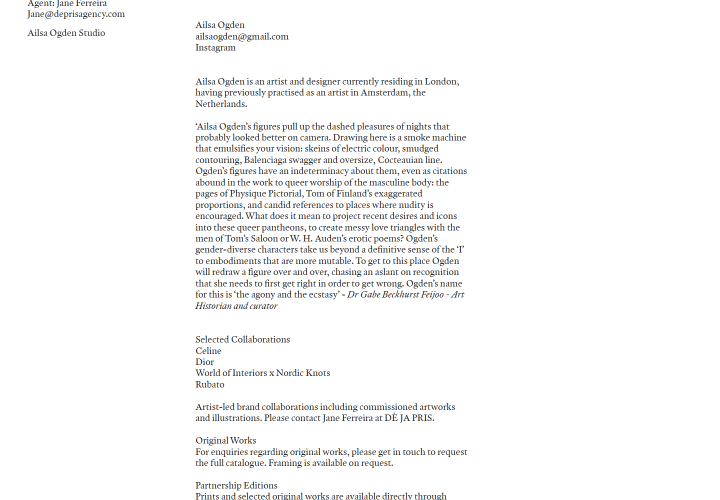
#> input picture _build/refs/shots/ailsaogden-desk-mid.png, 1440 x 1000 px (shown at 1/2 size); its folder holds only this picture in this run
$ python -i crop.py   (imports and definitions only)
#> lines starting #> are read from the running program, lines starting #| are printed output that depends on the picture
"""Crop each artwork photograph to the painting itself.

Why: her photographs are documentary — the painting sits on a wall with a wide
margin of wall around it. In the portfolio PDF that margin reads as a gallery
page. On the web it wastes the tile and makes every work small. The references
she sent all show the work filling the frame.

Method: sample the wall colour from the photograph's border, mask everything
that differs from it, then take the largest contiguous run of rows and of
columns that are mostly non-wall. Validated: reject any crop that is implausibly
small, implausibly large, or a silly aspect, and fall back to the whole photo.

Every result is written to a contact sheet so it can be checked by eye before
anything reaches the site.
"""
import os
from PIL import Image, ImageFilter, ImageDraw

SRC = r"C:/Users/maxhe/AppData/Local/hermes/cache/scratch/anna_art"
OUT = r"C:/Users/maxhe/AppData/Local/hermes/cache/scratch/anna_crop"
# [1 line not run here, left out]

SLUGS = ["tennis", "since-daisies", "pear-juice", "sunset-florida-man", "personal-highway",
         "sounding-yellow-bell", "entry-line", "buster", "garbage-collector", "sesick",
         "wonder-bus", "jarvis-tea", "machine-for-wilting", "electric-fence", "hive-knot",
         "depot-drawers", "sweetie-snow-cap", "huckleberry-bush", "purple-propeller", "gosha"]

PAD = 0.012      # pad each side, as a fraction of the longer side of the crop
THRESH = 20      # per-channel difference from the wall that counts as "not wall"
ROW_FRAC = 0.30  # a row/column counts as content when this share of it differs
MIN_AREA = 0.30  # reject a crop smaller than this share of the photo
MAX_AREA = 0.985


def wall_colour(im):
    """Median colour of a 2.5%-wide frame around the photograph."""
    w, h = im.size
    b = max(3, int(min(w, h) * 0.025))
    small = im.resize((max(1, w // 4), max(1, h // 4)))
    sw, sh = small.size
    sb = max(1, b // 4)
    px = small.load()
    vals = []
    for y in range(sh):
        for x in range(sw):
            if x < sb or y < sb or x >= sw - sb or y >= sh - sb:
                vals.append(px[x, y])
    if not vals:
        return (255, 255, 255)
    vals.sort(key=lambda c: c[0] + c[1] + c[2])
    return vals[len(vals) // 2]


def largest_run(flags):
    """Longest contiguous run of True."""
    best = (0, -1)
    s = None
    for i, f in enumerate(flags + [False]):
        if f and s is None:
            s = i
        elif not f and s is not None:
            if i - s > best[1] - best[0] + 1:
                best = (s, i - 1)
            s = None
    return best


def detect_once(im, box_hint=None):
    """One pass: find the content box inside im (or inside box_hint)."""
    if box_hint:
        im = im.crop(box_hint)
    W, H = im.size
    wall = wall_colour(im)
    sc = 380 / max(W, H)
    if sc < 1:
        small = im.resize((max(1, round(W * sc)), max(1, round(H * sc))), Image.LANCZOS)
    else:
        small = im
        sc = 1
    sw, sh = small.size
    g = small.convert("L")
    wall_l = Image.new("L", small.size, int(0.299 * wall[0] + 0.587 * wall[1] + 0.114 * wall[2]))
    from PIL import ImageChops
    diff = ImageChops.difference(g, wall_l).filter(ImageFilter.GaussianBlur(1.2))
    px = diff.load()

    rows = [sum(1 for x in range(sw) if px[x, y] > THRESH) / sw > ROW_FRAC for y in range(sh)]
    cols = [sum(1 for y in range(sh) if px[x, y] > THRESH) / sh > ROW_FRAC for x in range(sw)]
    y0, y1 = largest_run(rows)
    x0, x1 = largest_run(cols)
    if y1 < y0 or x1 < x0:
        return None, wall, "no content run found"
    k = 1 / sc
    b = [x0 * k, y0 * k, (x1 + 1) * k, (y1 + 1) * k]
    if box_hint:
        b = [b[0] + box_hint[0], b[1] + box_hint[1], b[2] + box_hint[0], b[3] + box_hint[1]]
    return b, wall, "ok"


def detect(path):
    """Single pass, with the wall re-sampled from a 2% inset frame rather than
    the photograph's outer border. On these photographs the outer border often
    sits in shadow, so sampling it reads the wall as darker than it is and
    leaves a band behind. Sampling from just inside avoids that.

    A second re-entrant pass was tried and over-cropped badly (it cut
    Garbage Collector to a horizontal band and Wonder bus to a strip), so the
    detection stays single-pass and its results are checked on a contact sheet.
    """
#> called with path = 'refs/shots/ailsaogden-desk-mid.png'
    im = Image.open(path).convert("RGB")
#> im is the input picture: PIL image 1440x1000 RGB; mean R, G, B 248.3, 248.3, 248.3
    W, H = im.size
#> W = 1440; H = 1000
    ix, iy = W * 0.02, H * 0.02
#> ix = 28.8; iy = 20
    b1, wall, why = detect_once(im, [ix, iy, W - ix, H - iy])
#> in detect_once, `im = im.crop(box_hint)`:
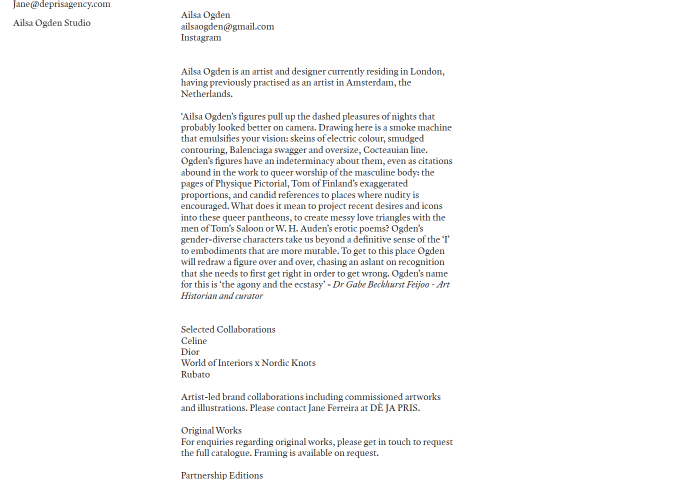
#> im: PIL image 1382x960 RGB (shown at 1/2 size); mean R, G, B 248.1, 248.1, 248.1
#> in wall_colour, `small = im.resize((max(1, w // 4), max(1, h // 4)))`:
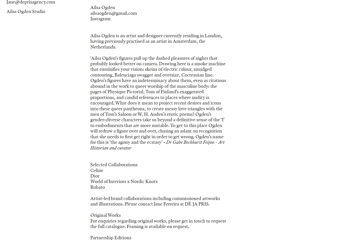
#> small: PIL image 345x240 RGB; mean R, G, B 247.9, 247.9, 247.9
#> after the loop in wall_colour, `for y in range(sh):`: vals = 6876 items, first 6: (255, 255, 255), (255, 255, 255), (255, 255, 255), (255, 255, 255), (255, 255, 255), (255, 255, 255)
#> in detect_once, `wall = wall_colour(im)`: wall = (255, 255, 255)
#> in detect_once, `small = im.resize((max(1, round(W * sc)), max(1, round(H * sc))), Imag..`:
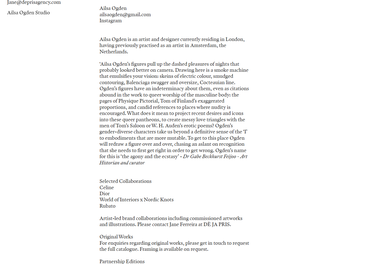
#> small: PIL image 380x264 RGB; mean R, G, B 247.7, 247.7, 247.7
#> in detect_once, `wall_l = Image.new("L", small.size, int(0.299 * wall[0] + 0.587 * wall..`: wall_l: PIL image 380x264 L; every value is 255
#> in detect_once, `diff = ImageChops.difference(g, wall_l).filter(ImageFilter.GaussianBlu..`:
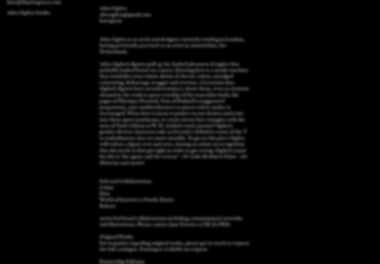
#> diff: PIL image 380x264 L; min 0, max 75, mean 7.3
#> in detect_once, `rows = [sum(1 for x in range(sw) if px[x, y] > THRESH) / sw > ROW_FRAC..`: rows = 264 items, first 6: False, False, False, False, False, False
#> in detect_once, `cols = [sum(1 for y in range(sh) if px[x, y] > THRESH) / sh > ROW_FRAC..`: cols = 380 items, first 6: False, False, False, False, False, False
#> the loop in largest_run, `for i, f in enumerate(flags + [False]):` made 265 passes
#> (f, best) on pass 43: (False, (38, 41))
#> f on passes 1 to 6: False, False, False, False, False, False
#> in detect_once, `y0, y1 = largest_run(rows)`: y0 = 68; y1 = 72
#> the loop in largest_run (call 2), `for i, f in enumerate(flags + [False]):` made 381 passes
#> s on pass 100: 99
#> best on pass 231: (99, 229)
#> in detect_once, `x0, x1 = largest_run(cols)`: x0 = 99; x1 = 229
#> in detect_once, `b = [x0 * k, y0 * k, (x1 + 1) * k, (y1 + 1) * k]`: b = [360, 247.3, 836.5, 265.5]
#> in detect_once, `b = [b[0] + box_hint[0], b[1] + box_hint[1], b[2] + box_hint[0], b[3] ..`: b = [388.8, 267.3, 865.3, 285.5]
#> b1 = [388.8, 267.3, 865.3, 285.5]; wall = (255, 255, 255); why = 'ok'
    if not b1:
        return None, wall, why
    box = b1
#> box = [388.8, 267.3, 865.3, 285.5]
    # pad outward
    bw, bh = box[2] - box[0], box[3] - box[1]
#> bw = 476.4; bh = 18.18
    p = PAD * max(bw, bh)
#> p = 5.72
    box = [max(0, box[0] - p), max(0, box[1] - p), min(W, box[2] + p), min(H, box[3] + p)]
#> box = [383.1, 261.6, 871, 291.2]

    area = (box[2] - box[0]) * (box[3] - box[1]) / (W * H)
#> area = 0.01
    ar = (box[2] - box[0]) / (box[3] - box[1])
#> ar = 16.47
    if area < MIN_AREA:
        return None, wall, f"crop too small ({area:.2f})"
    if area > MAX_AREA:
        return None, wall, f"crop too large ({area:.2f})"
    if not (0.25 < ar < 4.0):
        return None, wall, f"silly aspect ({ar:.2f})"
    return [round(v) for v in box], wall, f"ok area={area:.2f} ar={ar:.2f}"


results = []
# [11 lines not run here, left out]

# contact sheet, for looking at
cols, tile = 5, 300
rows = (len(results) + cols - 1) // cols
sheet = Image.new("RGB", (cols * tile, rows * (tile + 16)), (245, 245, 245))
d = ImageDraw.Draw(sheet)
# [9 lines not run here, left out]

>>> result = detect('refs/shots/ailsaogden-desk-mid.png')

$ run again, on _build/refs/shots/ailsaogden-phone-mid.png
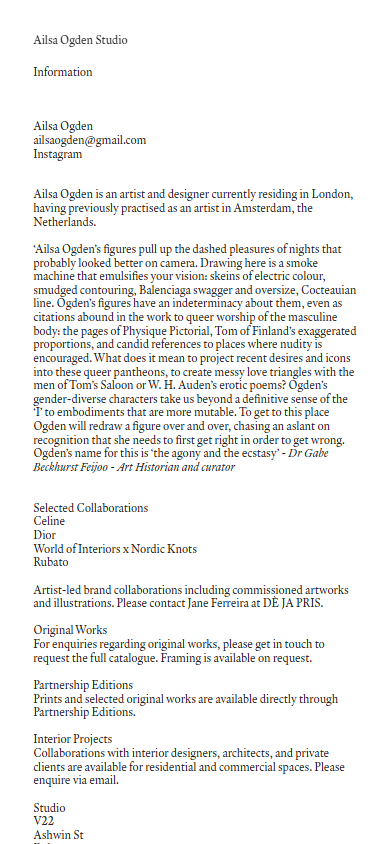
#> input picture _build/refs/shots/ailsaogden-phone-mid.png, 390 x 844 px
#> in detect, im is the input picture: PIL image 390x844 RGB; mean R, G, B 241.8, 241.7, 241.8
#> im: PIL image 374x810 RGB
#> in wall_colour, `small = im.resize((max(1, w // 4), max(1, h // 4)))`:
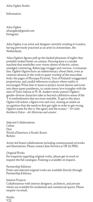
#> small: PIL image 93x202 RGB; mean R, G, B 240.3, 240.3, 240.3
#> after the loop in wall_colour, `for y in range(sh):`: vals = 1164 items, first 6: (255, 255, 255), (255, 255, 255), (255, 255, 255), (255, 255, 255), (255, 255, 255), (255, 255, 255)
#> in detect_once, `wall = wall_colour(im)`: wall = (255, 255, 255)
#> wall_l: PIL image 175x380 L; every value is 255
#> in detect_once, `diff = ImageChops.difference(g, wall_l).filter(ImageFilter.GaussianBlu..`:
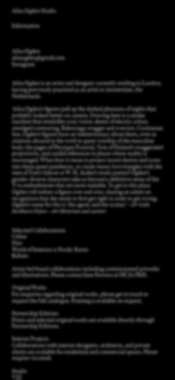
#> diff: PIL image 175x380 L; min 0, max 79, mean 15.1
#> rows = 380 items, first 6: False, False, False, False, False, False
#> cols = 175 items, first 6: False, False, False, False, False, False
#> the loop in largest_run, `for i, f in enumerate(flags + [False]):` made 381 passes
#> f on passes 1 to 8: False, False, False, False, False, False, False, False
#> y0 = 164; y1 = 175
#> the loop in largest_run (call 2), `for i, f in enumerate(flags + [False]):` made 176 passes
#> (f, s) on pass 13: (True, 12)
#> x0 = 12; x1 = 142
#> in detect_once, `b = [x0 * k, y0 * k, (x1 + 1) * k, (y1 + 1) * k]`: b = [25.58, 349.6, 304.8, 375.2]
#> in detect_once, `b = [b[0] + box_hint[0], b[1] + box_hint[1], b[2] + box_hint[0], b[3] ..`: b = [33.38, 366.5, 312.6, 392]
#> in detect, `b1, wall, why = detect_once(im, [ix, iy, W - ix, H - iy])`: wall = (255, 255, 255); why = 'ok'
#> in detect, `box = b1`: box = [33.38, 366.5, 312.6, 392]
#> bw = 279.2; bh = 25.58
#> p = 3.35
#> in detect, `box = [max(0, box[0] - p), max(0, box[1] - p), min(W, box[2] + p), min..`: box = [30.03, 363.1, 316, 395.4]
#> area = 0.028
#> ar = 8.86
